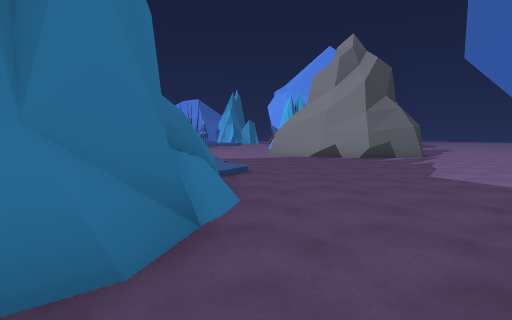
View 1 (above)

24 first-person views from a walk through a Unity game level. The camera is 1.4 m above the floor, tilts 4° down and sees 80° across. The floor is counted in squares, 2 m on a side. Each view is taken from the middle of a square. On the plan, view 1 faces up. The plan holds only what a view shows up to about 10 squares ahead; the rest is blank. The place goes on beyond the plan. The player is left out.

View 2
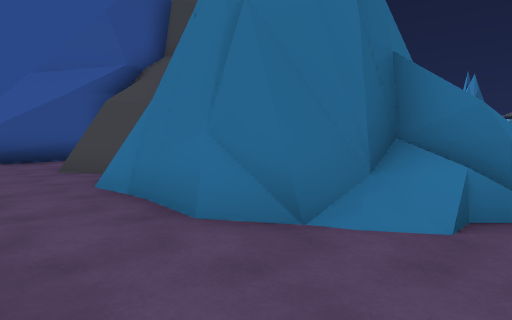

View 3
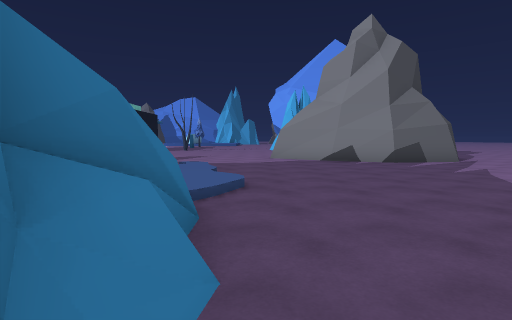

View 4
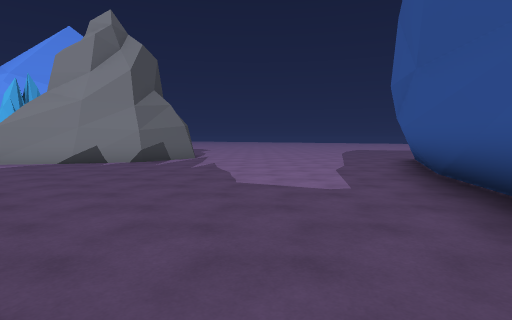

View 5
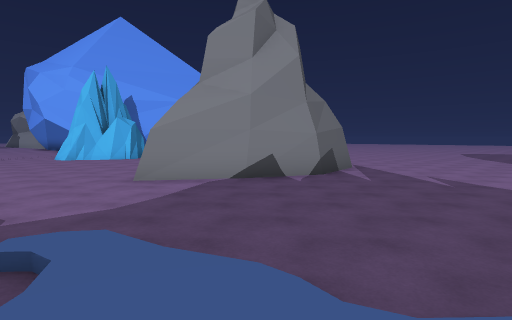

View 6
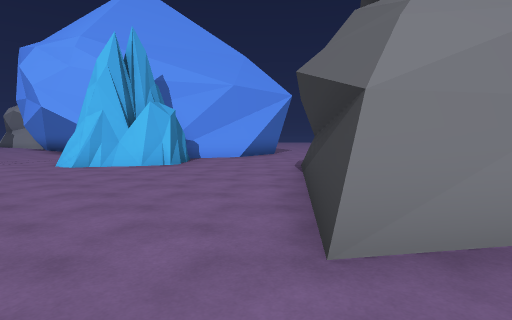

View 7
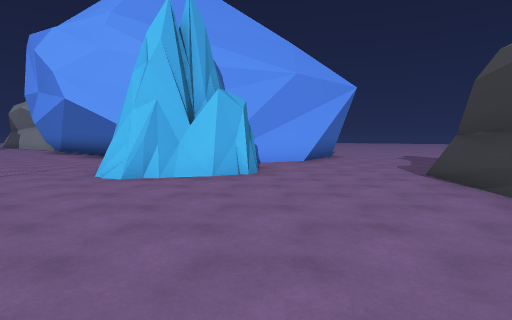

View 8
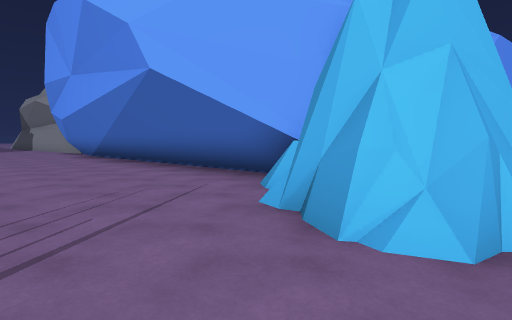

View 9
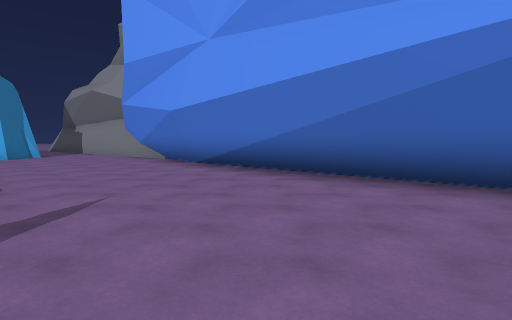

View 10
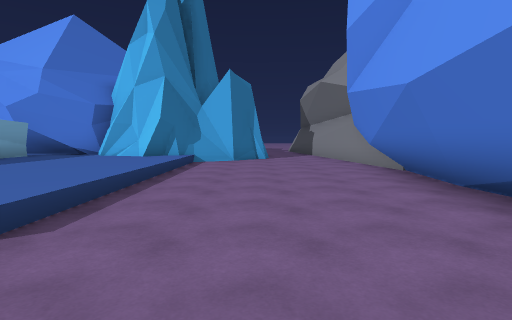

View 11
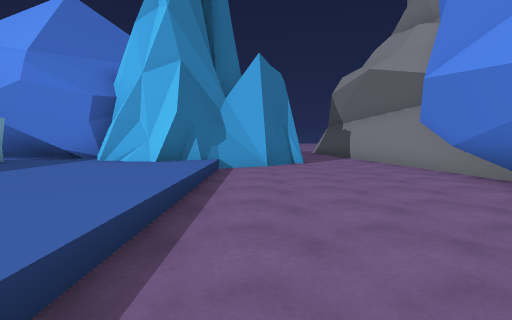

View 12
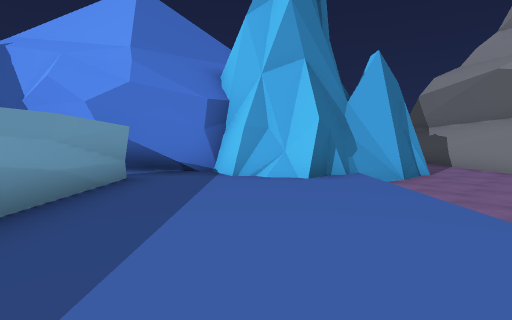

View 13
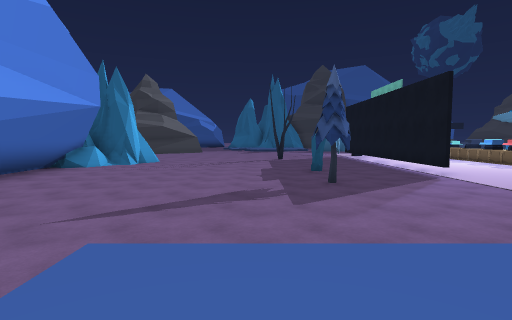

View 14
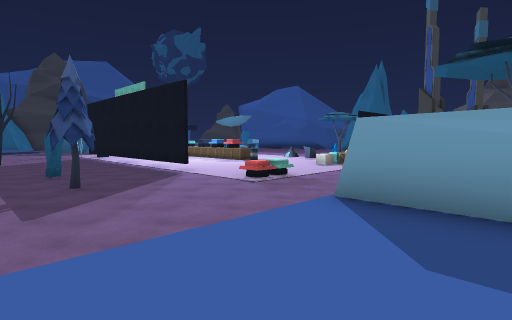

View 15
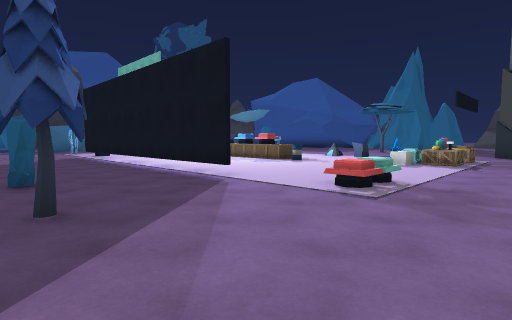

View 16
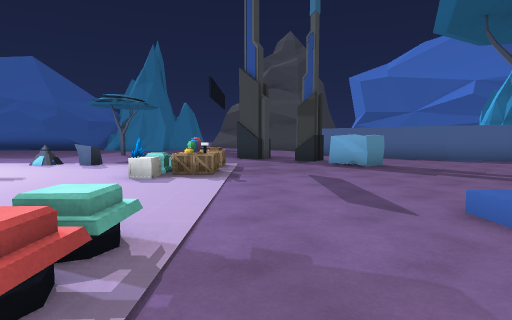

View 17
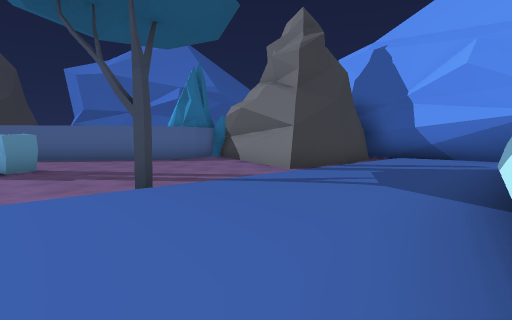

View 18
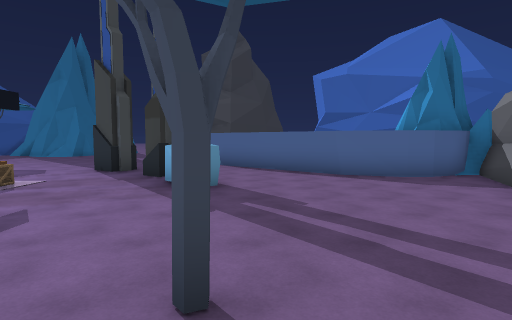

View 19
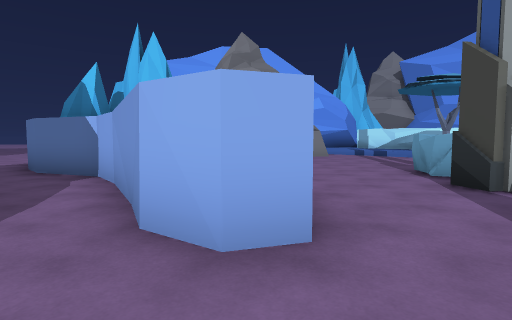

View 20
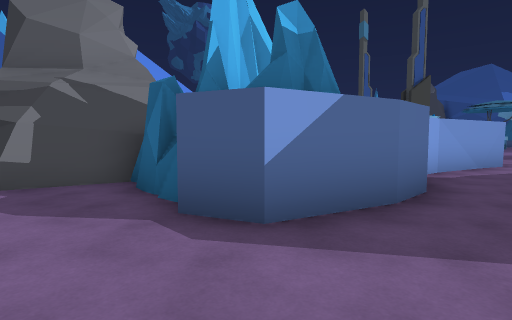

View 21
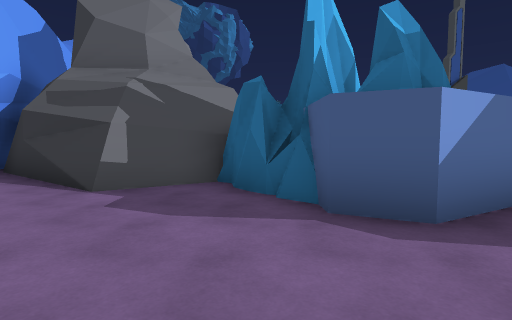

View 22
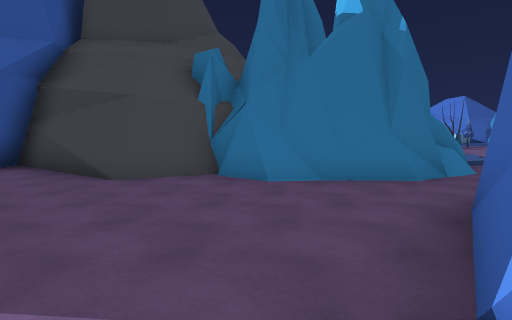

View 23
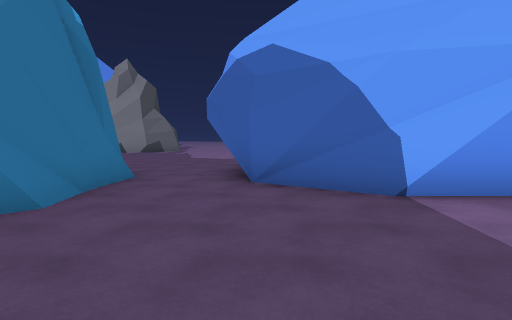

View 24
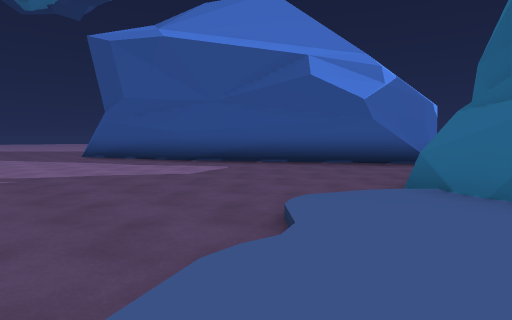

### Floor plan
Key: @ floor where view 1 was taken; # wall or solid block; x gap in a wall; . main floor; : floor 0.25 m higher than the main floor; + floor 0.5 m higher than the main floor; / step, stairs or slope; ^ raised ledge; O other object.
Columns run from 22 left of view 1 to 7 right of it. Each row starts with its distance up from view 1.
 43  ......
 42 .......####             .#
 41 ......##  ###          ..#
 40 ..#####   #.###      ##..#
 39 ..#  ###  #///########...#
 38 ..#  #.####./+++x+##/....#
 37 ..#  #....#./++##+++/....#
 36  .#  #....../++#++++/....#
 35 ..# ##....../++#++++/....#
 34 ..###......./++#++++/....#
 33 ..##.......O/++#++++/....#
 32 ..#....#..../++##+++/....#
 31 .....###..../////////....#
 30 .........................#
 29     #....................#
 28    ....O.O...//..........#
 27    .....OO.......O.......#
 26    ..  O.................#
 25      ..O......#..#.......#
 24      .....O...#..........#
 23      ..O. ^...#..........#
 22       ..     .#....  ...## ##
 21              .#....  ..##  .##
 20               #...O  ...###...
 19               #...   .........
 18                      .........
 17                      .........
 16                      ......##
 15                      ....###
 14                      ...##
 13                     ...###
 12                     ....#####.
 11                     ......##..
 10                     /.........
  9                     //........
  8                     :/........
  7                     ::/.......
  6                     ::/.......
  5                     ##........
  4                     ##......##
  3                     ##....###
  2                     ##...##
  1                     #..###
  0                   ###.@#
 -1                  ##....#
 -2               ####.....#
 -3              ##........##
 -4               ##........#

Positions as (right, up) in squares from view 1, and headings:
1: (0, 0), facing up
2: (2, 2), facing left
3: (0, 2), facing up
4: (0, 2), facing up-right
5: (-2, 7), facing up-right
6: (-1, 12), facing up-right
7: (-1, 15), facing up-right
8: (-1, 20), facing up-right
9: (-2, 26), facing up-right
10: (0, 29), facing up
11: (-1, 31), facing up
12: (-4, 32), facing up
13: (-3, 33), facing down
14: (-3, 33), facing down-left
15: (-4, 30), facing down-left
16: (-7, 29), facing left
17: (-7, 31), facing up-left
18: (-9, 33), facing left
19: (-22, 30), facing up-right
20: (-22, 42), facing down-right
21: (-21, 43), facing down-right
22: (1, -4), facing up-left
23: (-3, -4), facing up-right
24: (-2, 9), facing down-right
